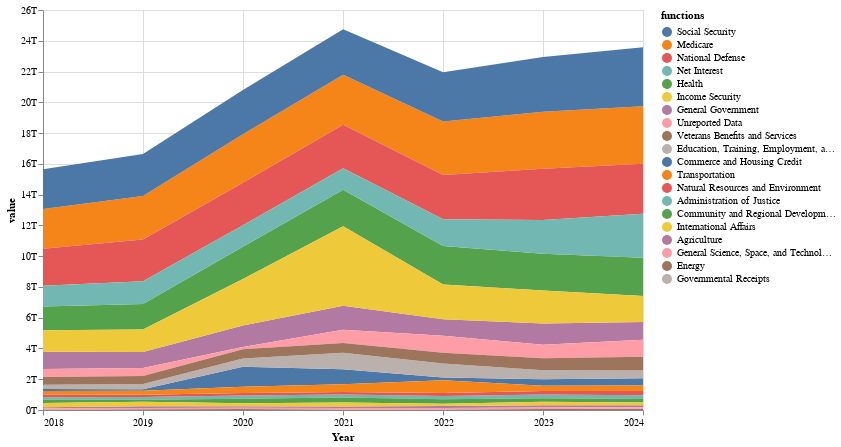

Notebook code cell kept with this figure:
### Code cell
alt.Chart(budget_year_plot).mark_area().encode(
    x=alt.X('year(year):T', title='Year'),
    y=alt.Y('value:Q', axis=alt.Axis(format='~s')),
    color=alt.Color('functions:N', 
                   scale=alt.Scale(domain=sort_by_2024),
                   sort=sort_by_2024)  # This ensures both color legend and stacking order match
).properties(
    width=600,
    height=400
)

### Figure 1 — Vega-Lite specification as saved in the notebook (floating-point values rounded to 4 significant figures; data arrays with more than 128 entries replaced by an {"elided": "..."} marker saying what was removed)
{"config": {"view": {"continuousWidth": 300, "continuousHeight": 300}}, "data": {"name": "data-e6447d272a73141dca56f331f63e2753"}, "mark": {"type": "area"}, "encoding": {"color": {"field": "functions", "scale": {"domain": ["Social Security", "Medicare", "National Defense", "Net Interest", "Health", "Income Security", "General Government", "Unreported Data", "Veterans Benefits and Services", "Education, Training, Employment, and Social Services", "Commerce and Housing Credit", "Transportation", "Natural Resources and Environment", "Administration of Justice", "Community and Regional Development", "International Affairs", "Agriculture", "General Science, Space, and Technology", "Energy", "Governmental Receipts"]}, "sort": ["Social Security", "Medicare", "National Defense", "Net Interest", "Health", "Income Security", "General Government", "Unreported Data", "Veterans Benefits and Services", "Education, Training, Employment, and Social Services", "Commerce and Housing Credit", "Transportation", "Natural Resources and Environment", "Administration of Justice", "Community and Regional Development", "International Affairs", "Agriculture", "General Science, Space, and Technology", "Energy", "Governmental Receipts"], "type": "nominal"}, "x": {"field": "year", "timeUnit": "year", "title": "Year", "type": "temporal"}, "y": {"axis": {"format": "~s"}, "field": "value", "type": "quantitative"}}, "height": 400, "width": 600, "$schema": "https://vega.github.io/schema/vega-lite/v5.20.1.json", "datasets": {"data-e6447d272a73141dca56f331f63e2753": {"elided": "140 records"}}}
